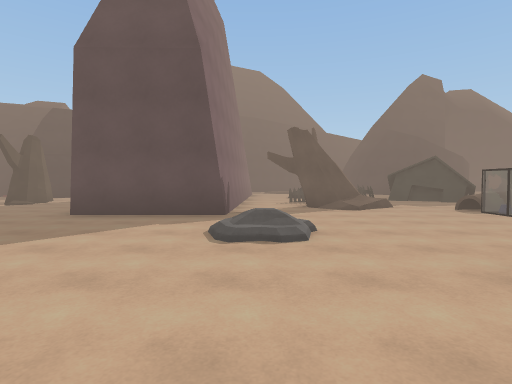
View 1 (above)

24 first-person views from a walk through a Unity game level. The camera is 1.4 m above the floor, tilts 2° down and sees 80° across. The floor is counted in squares, 2 m on a side. Each view is taken from the middle of a square. On the plan, view 1 faces up. The plan holds only what a view shows up to about 10 squares ahead; the rest is blank. The place goes on beyond the plan. The player is left out. Some animated figures are not drawn.

View 2
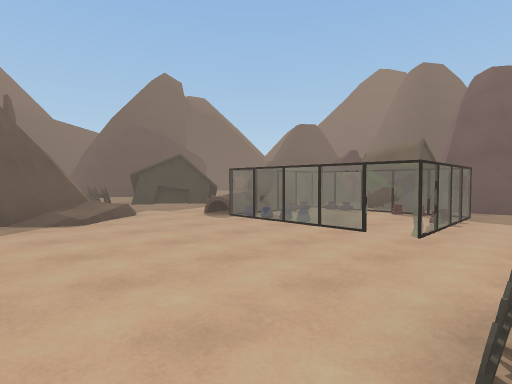

View 3
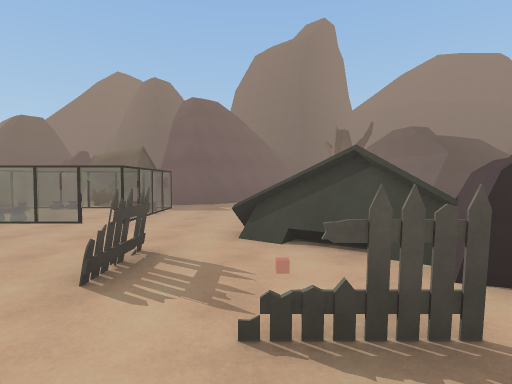

View 4
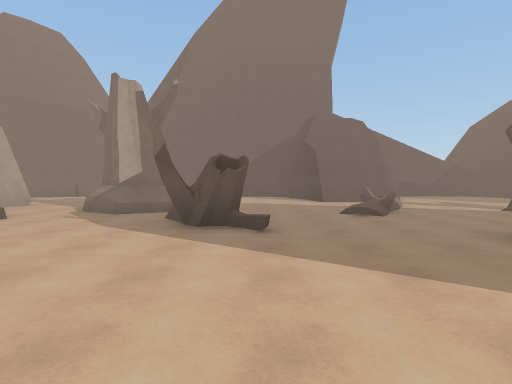

View 5
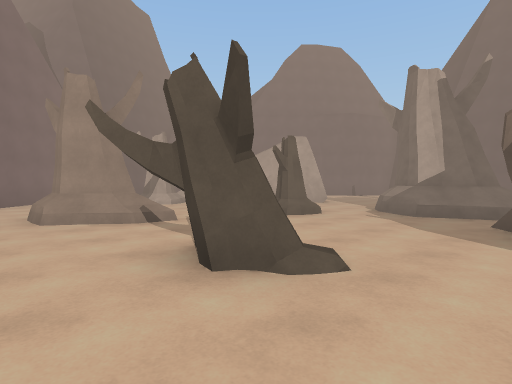

View 6
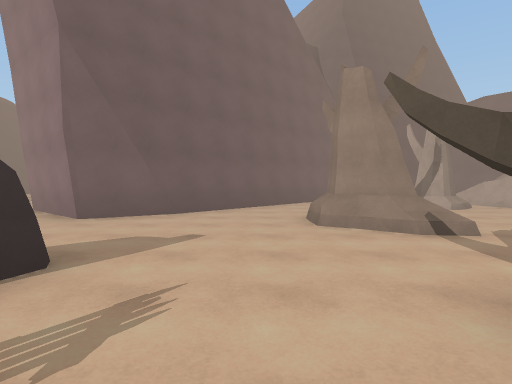

View 7
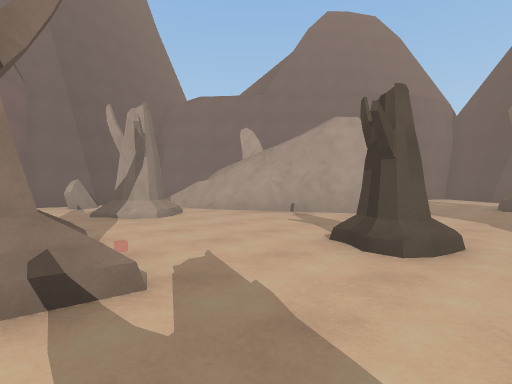

View 8
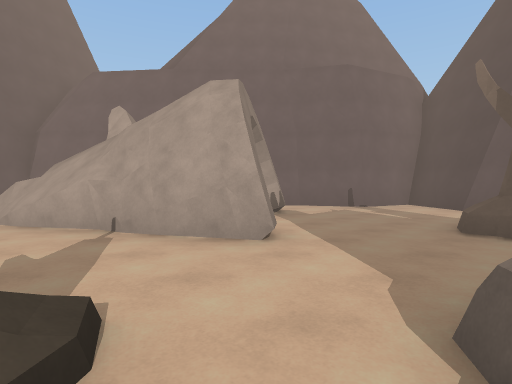

View 9
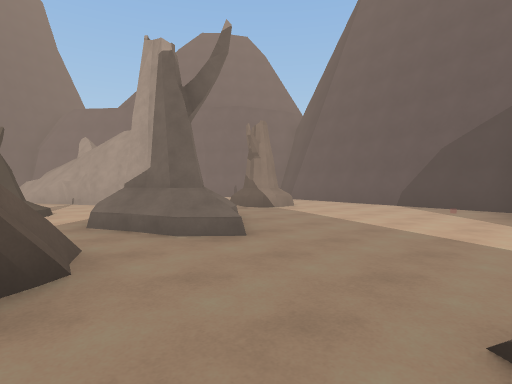

View 10
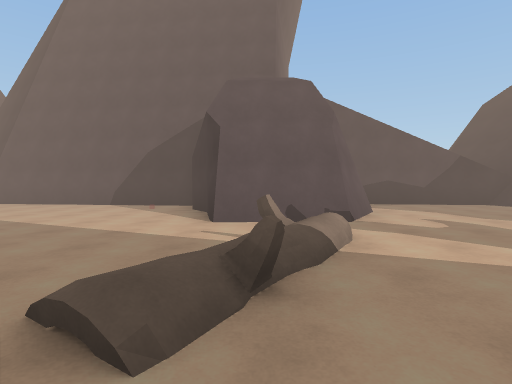

View 11
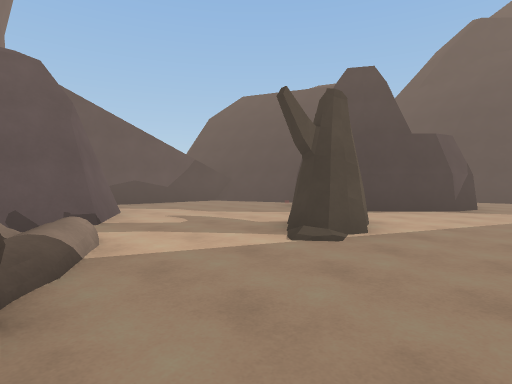

View 12
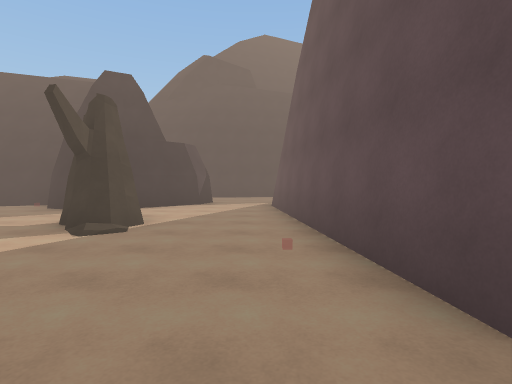

View 13
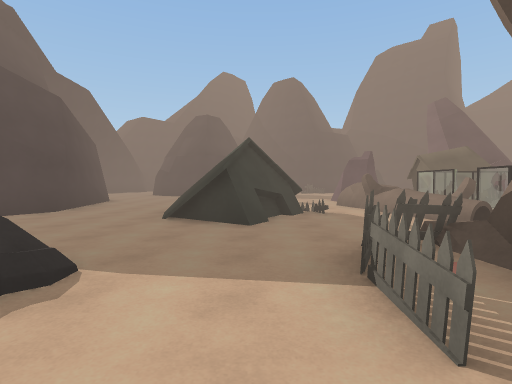

View 14
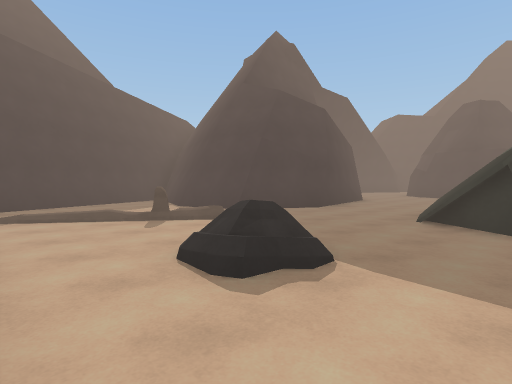

View 15
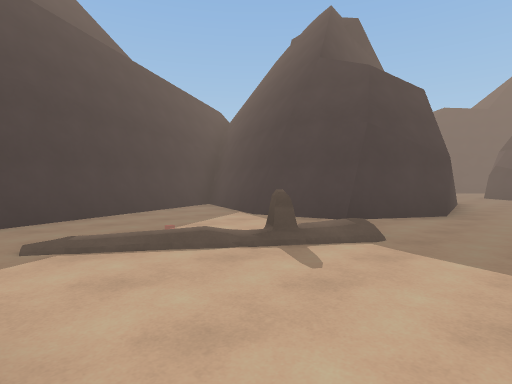

View 16
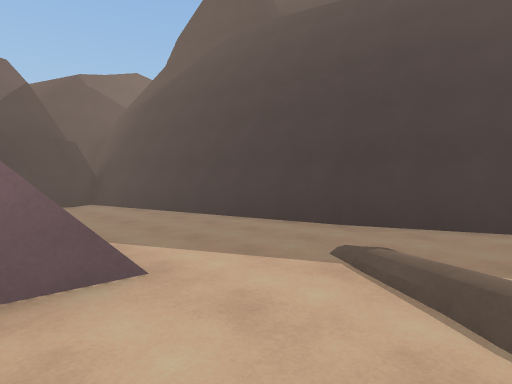

View 17
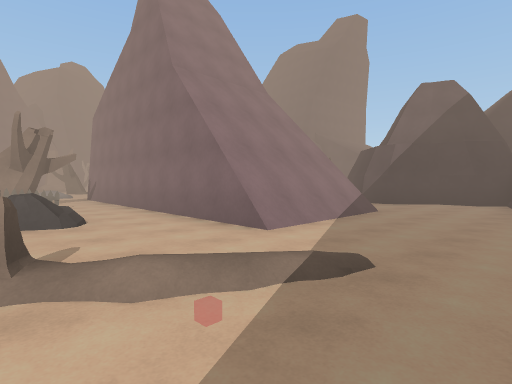

View 18
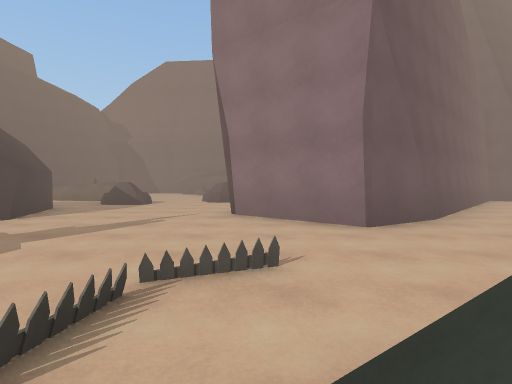

View 19
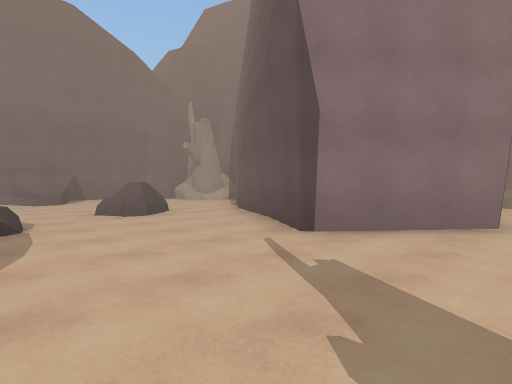

View 20
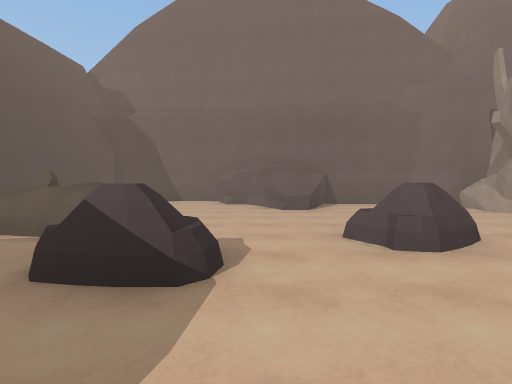

View 21
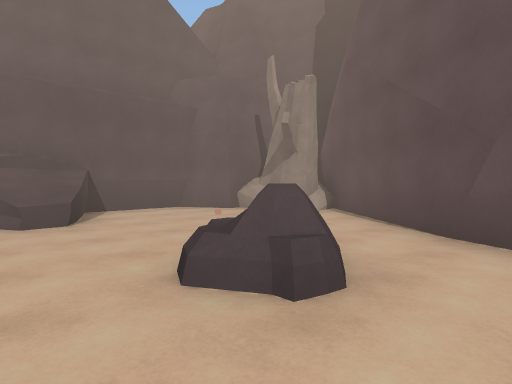

View 22
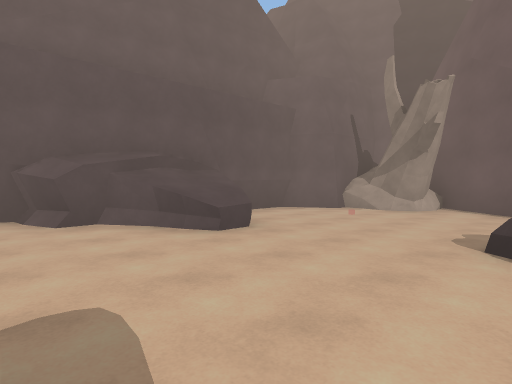

View 23
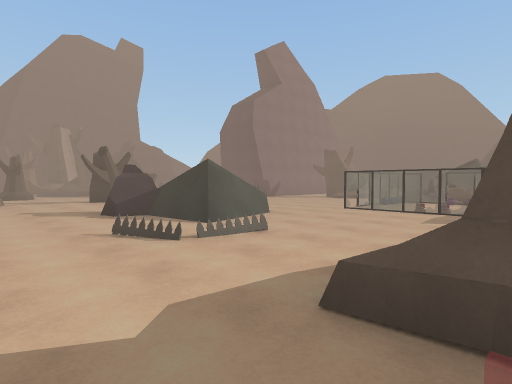

View 24
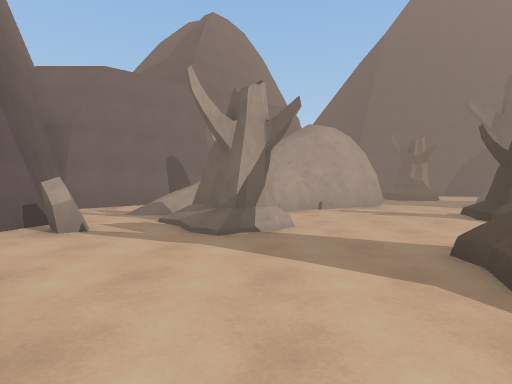

### Floor plan
Key: @ floor where view 1 was taken; # wall or solid block; . floor; / step, stairs or slope; = window, fence, low wall or low ledge; T tree; F fence; S shed; R rock; O other object.
Columns run from 15 left of view 1 to 10 right of it. Each row starts with its distance up from view 1.
 22                   ####
 21                 ###..#
 20             #####...##
 19        ######.......#
 18        #........//..#
 17        #........//..###
 16        ##..=////..T...####
 15    #   ##..#///...........
 14  ##### ##..#///...........
 13  #...###...#///..R...//.
 12 ##.........####...../ S
 11 #......T...#  #.....SSS
 10 #......TT..#  #.FFF...O
  9 #..........#  #..TF......
  8    ##......#  #..TT..TTTT
  7     #.//...####.....TT#TTO
  6     #/./T...........=..=SS
  5  ####/..//..... ....=..=SS
  4  #.............//...===F##
  3  #........T.............##
  2  #........T......FF......#
  1  ......TT..........S....
  0  .....TTT....T.@F..S....
 -1 #..TT..TT........RRS//..T
 -2 #..TT..../T........./..TTT
 -3 #......../T..............
 -4 ......##.....TT..........
 -5 ##.....#.....TT...##.....#
 -6  #..#  #.........####....#
 -7  ##    #=.TT....## ##....#
 -8       ##/.T....##  #......
 -9         /.....##  ##....R.
-10      #.....#.##  ##..R..R.
-11      ##..#####   #...R....
-12       ####      ##.......T
-13                ##.........
-14                #TT........
-15                 TT....R...
-16                   #..RRR..
-17                   ###RRRR.
-18                         R

Positions as (right, up) in squares from view 1, and headings:
1: (0, 0), facing up
2: (1, 2), facing up-right
3: (0, 1), facing right
4: (0, 3), facing left
5: (0, 2), facing down-left
6: (0, 1), facing down
7: (-2, -1), facing down-left
8: (-6, -1), facing down-left
9: (-5, 5), facing down-left
10: (-5, 6), facing left
11: (-5, 6), facing up-left
12: (-5, 5), facing up
13: (0, 11), facing right
14: (0, 11), facing up-right
15: (0, 14), facing up-right
16: (2, 15), facing up-left
17: (3, 19), facing down-left
18: (5, 0), facing down
19: (9, -4), facing down-left
20: (8, -7), facing down
21: (8, -9), facing down-left
22: (10, -11), facing down-left
23: (9, -4), facing up-left
24: (0, -7), facing left
